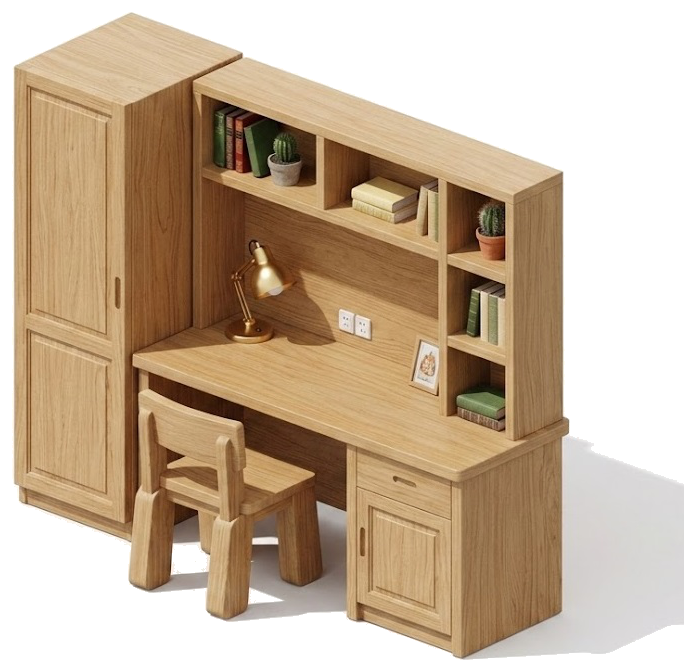
#> input picture assets/preview/preview-cabinet-3d.png, 696 x 672 px
$ python -i matte-preview-cabinet.py   (imports and definitions only)
#> lines starting #> are read from the running program, lines starting #| are printed output that depends on the picture; after the words box and inside, x2 and y2 are one past the last pixel; in counts of white or black regions, pixels touching at a corner belong together
"""从原图四边泛洪去除纯白外底，保留完整柜体。用法: python scripts/matte-preview-cabinet.py <源图>"""
from __future__ import annotations

import sys
from collections import deque
from pathlib import Path

import numpy as np
from PIL import Image

OUT = Path(__file__).resolve().parents[1] / "assets" / "preview" / "preview-cabinet-3d.png"
PAD = 12
SRC_REF = (
    Path(__file__).resolve().parents[1]
    / "assets"
    / "preview"
    / "source-desk-wardrobe-set.png"
)


def _is_outer_bg(r: int, g: int, b: int) -> bool:
    m = min(r, g, b)
    if m < 248:
        return False
    return max(r, g, b) - m <= 10


def _is_shadow_fill(r: int, g: int, b: int) -> bool:
    """投影/残留浅灰（中性色），不侵蚀有色木面与摆件"""
    m = min(r, g, b)
    if m < 236:
        return False
    return max(r, g, b) - m <= 14


def matte_edge_white(src: Path) -> Image.Image:
#> called with src = '../assets/preview/preview-cabinet-3d.png'
    im = Image.open(src).convert("RGBA")
#> im is the input picture: PIL image 696x672 RGBA; mean R, G, B, A 112.9, 92, 68.7, 169.2
    data = np.array(im)
    h, w = data.shape[:2]
#> h = 672; w = 696
    visited = np.zeros((h, w), dtype=bool)

    q: deque[tuple[int, int]] = deque()
    for x in range(w):
        q.append((x, 0))
        q.append((x, h - 1))
    for y in range(h):
        q.append((0, y))
        q.append((w - 1, y))

    while q:
        x, y = q.popleft()
        if x < 0 or x >= w or y < 0 or y >= h or visited[y, x]:
            continue
        r, g, b, _ = data[y, x]
        if not _is_outer_bg(r, g, b):
            continue
        visited[y, x] = True
        data[y, x, 3] = 0
        q.extend([(x + 1, y), (x - 1, y), (x, y + 1), (x, y - 1)])
#> visited: shape (672, 696) bool; every value is 0

    # 从已透明区域向内吃掉家具下方的孤立投影
    fill_q: deque[tuple[int, int]] = deque()
    for y in range(h):
        for x in range(w):
            if data[y, x, 3] == 0:
                fill_q.append((x, y))
    filled = np.zeros((h, w), dtype=bool)
    while fill_q:
        x, y = fill_q.popleft()
        for nx, ny in ((x + 1, y), (x - 1, y), (x, y + 1), (x, y - 1)):
            if nx < 0 or nx >= w or ny < 0 or ny >= h or filled[ny, nx]:
                continue
            if data[ny, nx, 3] == 0:
                continue
            r, g, b, _ = data[ny, nx]
            if not _is_shadow_fill(r, g, b):
                continue
            filled[ny, nx] = True
            data[ny, nx, 3] = 0
            fill_q.append((nx, ny))
#> data: shape (672, 696, 4); under 0.01% of pixels changed, all inside (x1, y1, x2, y2) = (196, 544, 210, 615)
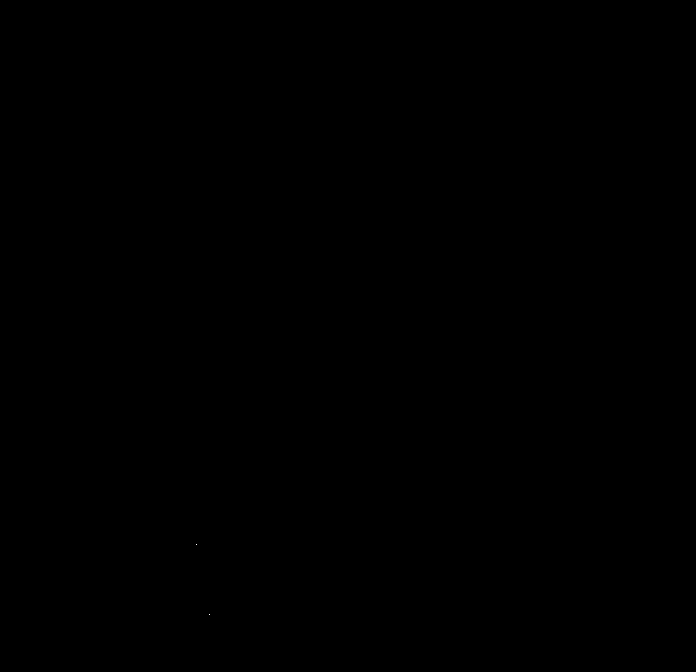
#> filled: shape (672, 696) bool; 0% white in thin lines or dots, all inside (x1, y1, x2, y2) = (196, 544, 210, 615)

    hh = h
#> hh = 672
    strip = data[int(hh * 0.8) :, :, :]
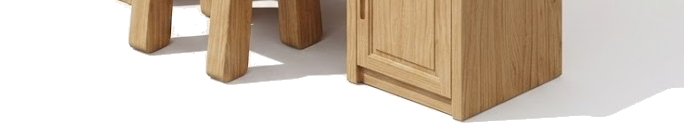
#> strip: shape (135, 696, 4); mean R, G, B, A 97.3, 85.2, 72.3, 138.2; transparent parts drawn white
    light = (
        (strip[:, :, 0] >= 230)
        & (strip[:, :, 1] >= 230)
        & (strip[:, :, 2] >= 230)
        & (np.abs(strip[:, :, 0].astype(int) - strip[:, :, 1]) <= 12)
        & (np.abs(strip[:, :, 1].astype(int) - strip[:, :, 2]) <= 12)
    )
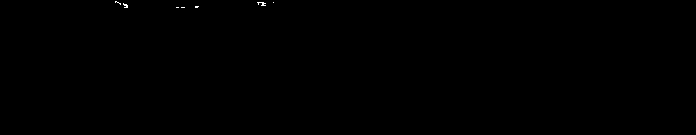
#> light: shape (135, 696) bool; 0.06% white in thin lines or dots, all inside (x1, y1, x2, y2) = (115, 1, 274, 8)
    strip[light, 3] = 0
#> strip: shape (135, 696, 4); 0.06% of pixels changed, all inside (x1, y1, x2, y2) = (115, 1, 274, 8)

    result = Image.fromarray(data)
    bbox = result.getbbox()
#> bbox = (12, 12, 684, 660)
    if bbox:
        x0, y0, x1, y1 = bbox
#> x0 = 12; y0 = 12; x1 = 684; y1 = 660
        bbox = (
            max(0, x0 - PAD),
            max(0, y0 - PAD),
            min(w, x1 + PAD),
            min(h, y1 + PAD),
        )
#> bbox = (0, 0, 696, 672)
        result = result.crop(bbox)
    return center_opaque_region(result)


def center_opaque_region(im: Image.Image, margin: int = PAD) -> Image.Image:
    """裁切后按不透明区域几何中心重新铺画布，避免主体偏一侧"""
#> called with margin = 12
    arr = np.array(im)
    mask = arr[:, :, 3] > 128
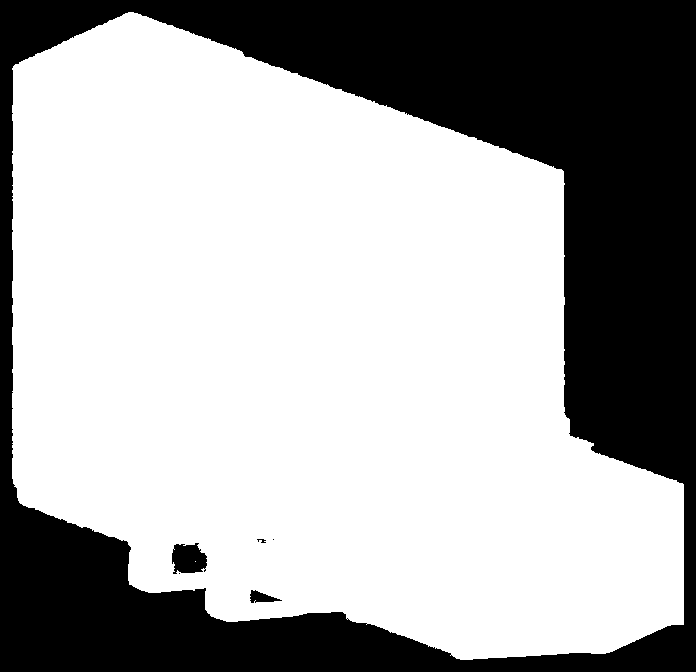
#> mask: shape (672, 696) bool; 66.4% white; 6 black regions (2 under 20 px), largest, box (x1, y1, x2, y2) and area: (0, 0, 696, 672) 156276, (172, 543, 207, 574) 853, (250, 590, 282, 603) 222, (257, 539, 266, 543) 20
    ys, xs = np.where(mask)
    if len(xs) == 0:
        return im
    x0, x1, y0, y1 = int(xs.min()), int(xs.max()), int(ys.min()), int(ys.max())
#> x0 = 12; x1 = 683; y0 = 12; y1 = 659
    content = im.crop((x0, y0, x1 + 1, y1 + 1))
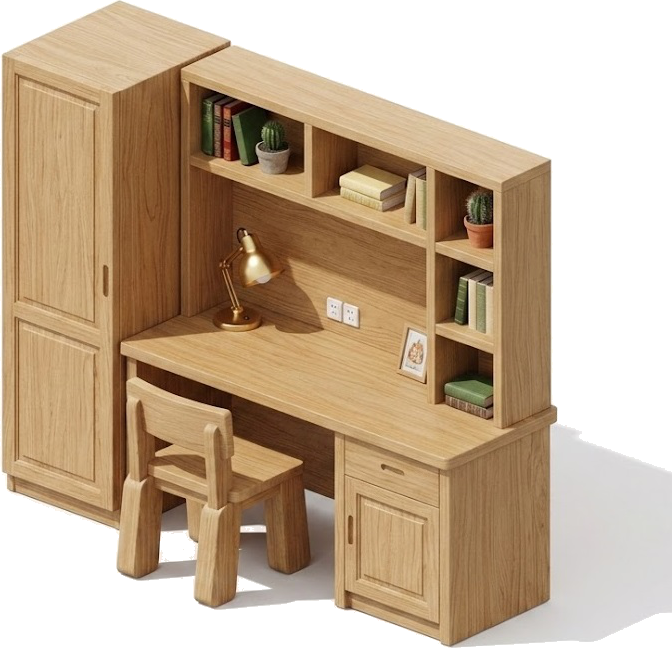
#> content: PIL image 672x648 RGBA; mean R, G, B, A 121.2, 98.8, 73.8, 181.7; transparent parts drawn white
    cw, ch = content.size
#> cw = 672; ch = 648
    canvas = Image.new("RGBA", (cw + margin * 2, ch + margin * 2), (0, 0, 0, 0))
#> canvas: PIL image 696x672 RGBA; every value is 0
    canvas.paste(content, (margin, margin), content)
    return canvas


def main() -> None:
    src = Path(sys.argv[1]) if len(sys.argv) > 1 else None
    if src is None or not src.is_file():
        raise SystemExit("请传入源图路径")
    OUT.parent.mkdir(parents=True, exist_ok=True)
    if src.resolve() != SRC_REF.resolve():
        import shutil

        shutil.copy2(src, SRC_REF)
    out = matte_edge_white(src)
    out.save(OUT, optimize=True)
    print(f"saved {OUT} size={out.size}")


# [2 lines not run here, left out]

>>> result = matte_edge_white('../assets/preview/preview-cabinet-3d.png')
